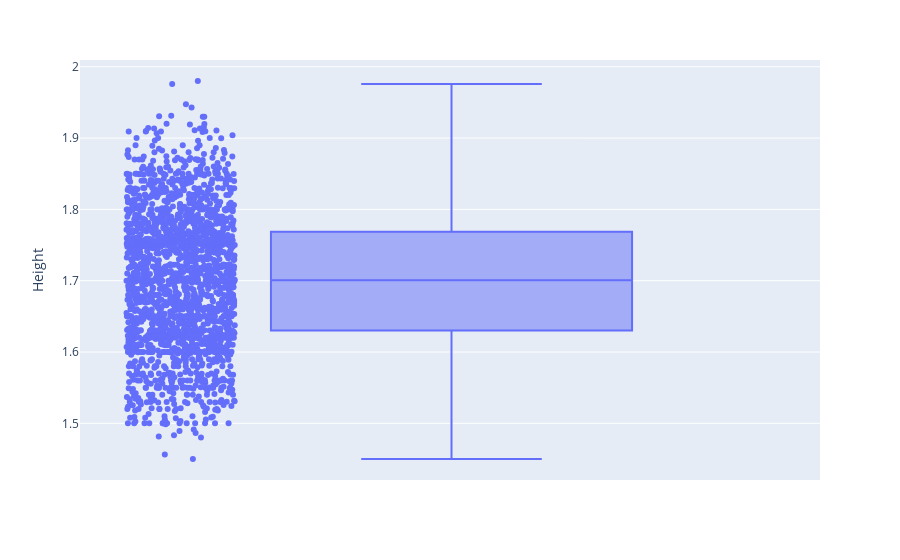

The notebook cell saved with this chart:
### Code cell
fig = px.box(df, y="Height", points= 'all')

fig.show()

### Figure 1 — Plotly figure (JSON) as saved in the notebook; plotly's stock layout.template omitted (floating-point values rounded to 4 significant figures; data arrays with more than 128 entries replaced by an {"elided": "..."} marker saying what was removed)
{"data": [{"alignmentgroup": "True", "boxpoints": "all", "hovertemplate": "Height=%{y}<extra></extra>", "legendgroup": "", "marker": {"color": "#636efa"}, "name": "", "notched": false, "offsetgroup": "", "orientation": "v", "showlegend": false, "type": "box", "x0": " ", "xaxis": "x", "y": {"elided": "2111 float values"}, "y0": " ", "yaxis": "y"}], "layout": {"boxmode": "group", "legend": {"tracegroupgap": 0}, "margin": {"t": 60}, "xaxis": {"anchor": "y", "domain": [0, 1]}, "yaxis": {"anchor": "x", "domain": [0, 1], "title": {"text": "Height"}}}}
